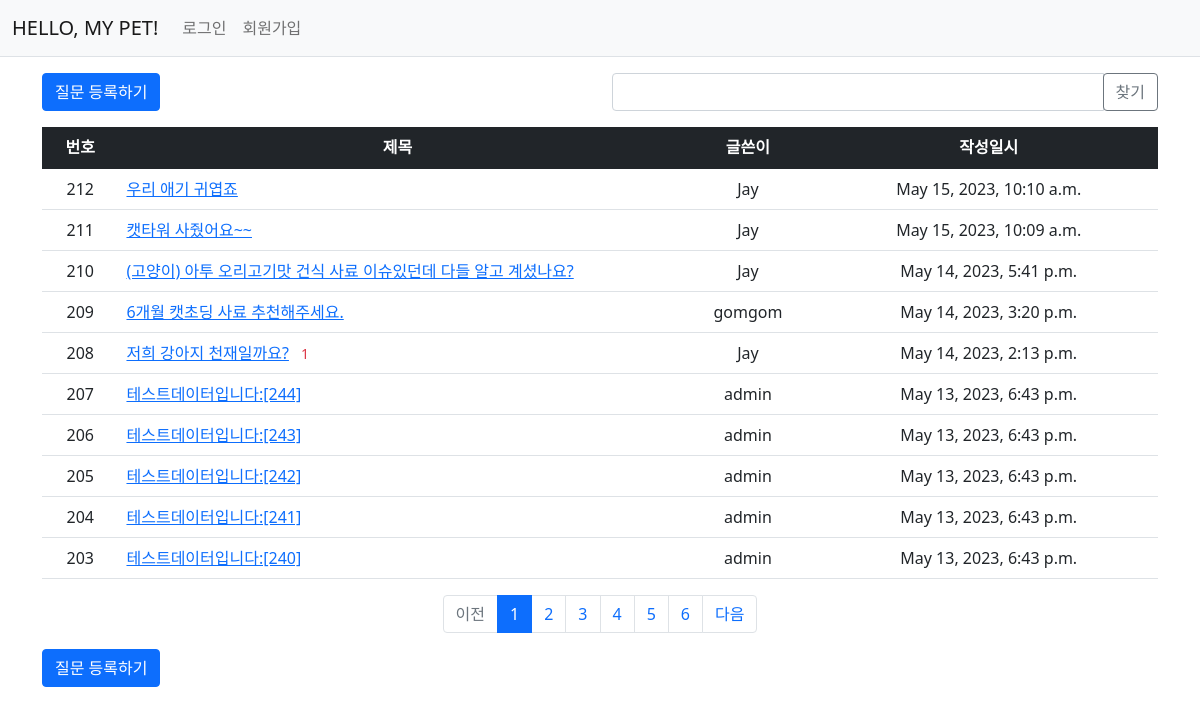
Screenshot of /pybo/ with the database file from the repository.
### pybo/models.py (models this page shows)
class Question(models.Model):
    author = models.ForeignKey(User, on_delete=models.CASCADE, related_name='author_question')
    subject = models.CharField(max_length=200)
    content = models.TextField()
    create_date = models.DateTimeField()
    modify_date = models.DateTimeField(null=True, blank=True)
    voter = models.ManyToManyField(User, related_name='voter_question')
    imgfile = models.ImageField(null=True, upload_to="", blank=True)

### pybo/views/base_views.py (the view, shortened to what this page needs)
# urls.py: path('', base_views.index, name='index'),  # '/' 에 해당되는 path
def index(request) :
    page = request.GET.get('page', '1')  # 페이지
    kw = request.GET.get('kw', '')  # 검색어
    question_list = Question.objects.order_by('-create_date')
    paginator = Paginator(question_list, 10)  # 페이지당 10개씩 보여주기
    page_obj = paginator.get_page(page)
    context = {'question_list': page_obj, 'page': page, 'kw': kw}
    return render(request, 'pybo/question_list.html', context)

### pybo/templatetags/pybo_filter.py (called while the page is built)
@register.filter
def sub(value, arg):
    return value - arg

### templates/pybo/question_list.html (shortened to what this page needs)
{% extends 'base.html' %}
{% load pybo_filter %}
{% block content %}
<div class="container my-3">
    <div class="row my-3">
        <div class="col-6">
            <a href="{% url 'pybo:question_create' %}" class="btn btn-primary">질문 등록하기</a>
        </div>
        <div class="col-6">
            <div class="input-group">
                <input type="text" id="search_kw" class="form-control" value="{{ kw|default_if_none:'' }}">
                <div class="input-group-append">
                    <button class="btn btn-outline-secondary" type="button" id="btn_search">찾기</button>
                </div>
            </div>
        </div>
    </div>
    <table class="table">
        <thead>
        <tr class="text-center table-dark">
            <th>번호</th>
            <th style="width:50%">제목</th>
            <th>글쓴이</th>
            <th>작성일시</th>
        </tr>
        </thead>
        <tbody>
        {% if question_list %}
        {% for question in question_list %}
        <tr class="text-center">
            <td>
                {{ question_list.paginator.count|sub:question_list.start_index|sub:forloop.counter0|add:1 }}
            </td>
            <td class="text-start">
                <a href="{% url 'pybo:detail' question.id %}">{{ question.subject }}</a>
                {% if question.answer_set.count > 0 %}
                <span class="text-danger small mx-2">{{ question.answer_set.count }}</span>
                {% endif %}
            </td>
            <td>{{ question.author.username }}</td>
            <td>{{ question.create_date }}</td>
        </tr>
        {% endfor %}
        {% else %}
        <tr>
            <td colspan="4">질문이 없습니다.</td>
        </tr>
        {% endif %}
        </tbody>
    </table>
    <ul class="pagination justify-content-center">
        {% if question_list.has_previous %}
        <li class="page-item">
            <a class="page-link" data-page="{{ question_list.previous_page_number }}"
            href="javascript:void(0)">이전</a>
        </li>
        {% else %}
        <li class="page-item disabled">
            <a class="page-link" tabindex="-1" aria-disabled="true" href="#">이전</a>
        </li>
        {% endif %}
        {% for page_number in question_list.paginator.page_range %}
        {% if page_number >= question_list.number|add:-5 and page_number <= question_list.number|add:5 %}
        {% if page_number == question_list.number %}
        <li class="page-item active" aria-current="page">
            <a class="page-link" data-page="{{ page_number }}"
            href="javascript:void(0)">{{ page_number }}</a>
        </li>
        {% else %}
        <li class="page-item">
            <a class="page-link" data-page="{{ page_number }}"
            href="javascript:void(0)">{{ page_number }}</a>
        </li>
        {% endif %}
        {% endif %}
        {% endfor %}
        {% if question_list.has_next %}
        <li class="page-item">
            <a class="page-link" data-page="{{ question_list.next_page_number }}"
            href="javascript:void(0)">다음</a>
        </li>
        {% else %}
        <li class="page-item disabled">
            <a class="page-link" tabindex="-1" aria-disabled="true" href="#">다음</a>
        </li>
        {% endif %}
    </ul>
    <a href="{% url 'pybo:question_create' %}" class="btn btn-primary">질문 등록하기</a>
</div>
{% endblock %}

### templates/base.html (shortened to what this page needs)
{% load static %}
<!doctype html>
<html lang="ko">
<head>
    <link rel="stylesheet" type="text/css" href="{% static 'bootstrap.min.css' %}">
    <link rel="stylesheet" type="text/css" href="{% static 'style.css' %}">
</head>
<body>
{% include "navbar.html" %}
{% block content %}
{% endblock %}
</body>
</html>

### templates/navbar.html (shortened to what this page needs)
<nav class="navbar navbar-expand-lg navbar-light bg-light border-bottom">
    <div class="container-fluid">
        <a class="navbar-brand" href="{% url 'pybo:index' %}">HELLO, MY PET!</a>
        <div class="collapse navbar-collapse" id="navbarSupportedContent">
            <ul class="navbar-nav me-auto mb-2 mb-lg-0">
                <li class="nav-item">
                    {% if user.is_authenticated %}
                    <a class="nav-link" href="{% url 'common:logout' %}">{{ user.username }} (로그아웃)</a>
                    {% else %}
                    <a class="nav-link" href="{% url 'common:login' %}">로그인</a>
                    {% endif %}
                </li>
                <li>
                    {% if not user.is_authenticated %}
                    <a class="nav-link" href="{% url 'common:signup' %}">회원가입</a>
                    {% endif %}
                </li>
            </ul>
        </div>
    </div>
</nav>

### rows the page displays
Question: paginator.count|sub "212", subject "우리 애기 귀엽죠", author.username "Jay", create_date "May 15, 2023, 10:10 a.m."
Question: paginator.count|sub "211", subject "캣타워 사줬어요~~", author.username "Jay", create_date "May 15, 2023, 10:09 a.m."
Question: paginator.count|sub "210", subject "(고양이) 아투 오리고기맛 건식 사료 이슈있던데 다들 알고 계셨나요?", author.username "Jay", create_date "May 14, 2023, 5:41 p.m."
Question: paginator.count|sub "209", subject "6개월 캣초딩 사료 추천해주세요.", author.username "gomgom", create_date "May 14, 2023, 3:20 p.m."
Question: paginator.count|sub "208", subject "저희 강아지 천재일까요?", answer_set.count "1", author.username "Jay", create_date "May 14, 2023, 2:13 p.m."
Question: paginator.count|sub "207", subject "테스트데이터입니다:[244]", author.username "admin", create_date "May 13, 2023, 6:43 p.m."
Question: paginator.count|sub "206", subject "테스트데이터입니다:[243]", author.username "admin", create_date "May 13, 2023, 6:43 p.m."
Question: paginator.count|sub "205", subject "테스트데이터입니다:[242]", author.username "admin", create_date "May 13, 2023, 6:43 p.m."
Question: paginator.count|sub "204", subject "테스트데이터입니다:[241]", author.username "admin", create_date "May 13, 2023, 6:43 p.m."
Question: paginator.count|sub "203", subject "테스트데이터입니다:[240]", author.username "admin", create_date "May 13, 2023, 6:43 p.m."

### other values shown
{{ page_number }} "1"
{{ page_number }} "2" "3" "4" "5" "6"
